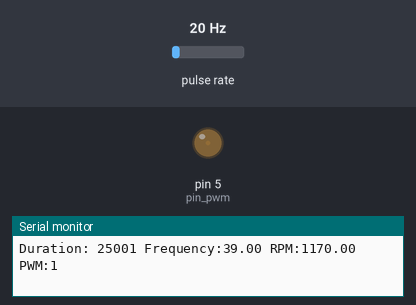
The sketch below on a simulated Arduino Uno, built with avr-gcc and run on an emulated ATmega328P. On the bench: output pins drawn as LEDs (lit = HIGH), the last lines printed to the serial monitor. Wiring (inferred from the names in the program): pulse sensor: data pin 6. Inputs (shaded band) come from the test bench; at power-on: pulse rate 20 Hz.

Above: at 1.2 s.
1.3 s: pulse rate (sensor on pin 6) set to 31 Hz
2.8 s: pulse rate (sensor on pin 6) set to 37 Hz
At 5.4 s:
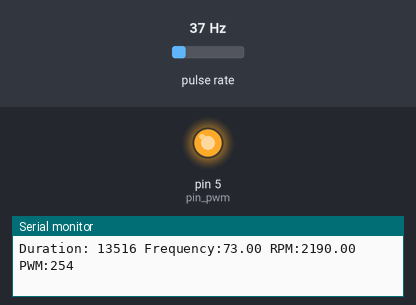
5.8 s: pulse rate (sensor on pin 6) set to 4 Hz
At 7.93 s:
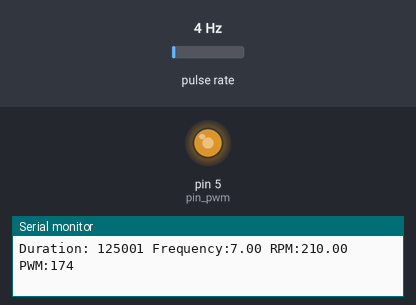
At 9.18 s:
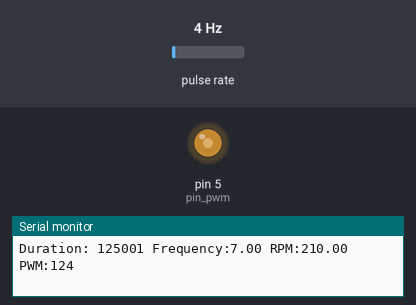
Timing chart, 0 to 13.8 s (numbered marks = the images above; inputs shaded):
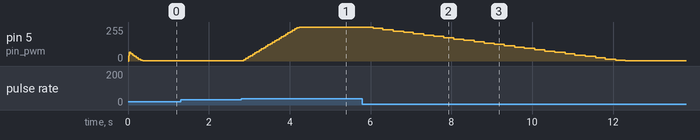

Measured:
- the behaviour switches between 34 and 35 Hz on pulse rate (sensor on pin 6) (found by bisection; images 0 and 1)
- after the input at 2.8 s, pin 5 (pin_pwm): moves from 1/255 to 254/255 over 1.4 s, starting after 0.06 s
- after the input at 5.8 s, pin 5 (pin_pwm): moves from 254/255 to 1/255 over 6.2 s, starting after 0.26 s
- by itself, pin 5 (pin_pwm): rises from 0/255 to 64/255 in 0.02 s, then falls to 1/255 in 0.34 s

The sketch:

softpwm_sense_serial.ino
```cpp
#include <SoftPWM.h>

int pin_pwm = 5;
int pin_pulse = 6;
int pwm_value = 64;
int target_rpm = 2000;

void setup()
{
  Serial.begin(9600);
  pinMode(pin_pulse, INPUT);
  digitalWrite(pin_pulse,HIGH);

  SoftPWMBegin();
  SoftPWMSet(pin_pwm, 0);
  SoftPWMSetFadeTime(pin_pwm, 100, 100);
  SoftPWMSet(pin_pwm, pwm_value);
}

void loop()
{
  unsigned long pulseDuration = pulseIn(pin_pulse, LOW);
  Serial.print("Duration: ");
  Serial.print(pulseDuration);
  Serial.print(" ");

  double frequency = 1000000/pulseDuration;
  Serial.print("Frequency:");
  Serial.print(frequency);
  Serial.print(" ");

  double rpm = frequency/2*60;
  Serial.print("RPM:");
  Serial.print(rpm);
  Serial.print(" ");

  if (rpm > target_rpm + 0.03 * target_rpm) {
    pwm_value = pwm_value + 10;
  }
  if (pwm_value > 254) {
    pwm_value = 254;
  }

  if (rpm < target_rpm - 0.03 * target_rpm) {
    pwm_value = pwm_value - 10;
  }

  if (pwm_value < 1) {
    pwm_value = 1;
  }

  Serial.print("PWM:");
  Serial.print(pwm_value);
  Serial.println();

  SoftPWMSet(pin_pwm, pwm_value);
}
```
